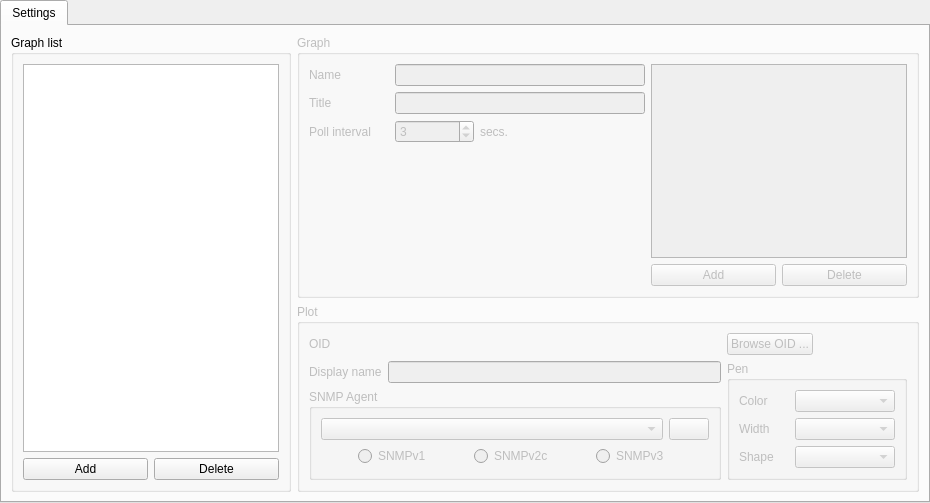
      <widget class="QWidget" name="GraphsTab">
       <attribute name="title">
        <string>Graphs</string>
       </attribute>
       <layout class="QGridLayout">
        <property name="leftMargin">
         <number>0</number>
        </property>
        <property name="topMargin">
         <number>0</number>
        </property>
        <property name="rightMargin">
         <number>0</number>
        </property>
        <property name="bottomMargin">
         <number>0</number>
        </property>
        <property name="spacing">
         <number>6</number>
        </property>
        <item row="0" column="0">
         <widget class="QTabWidget" name="GraphTab">
          <widget class="QWidget" name="SettingsTab">
           <attribute name="title">
            <string>Settings</string>
           </attribute>
           <layout class="QGridLayout">
            <item row="0" column="0">
             <widget class="QGroupBox" name="groupBox">
              <property name="title">
               <string>Graph list</string>
              </property>
              <layout class="QGridLayout">
               <item row="0" column="0" colspan="2">
                <widget class="QListWidget" name="GraphList"/>
               </item>
               <item row="1" column="0">
                <widget class="QPushButton" name="GraphAdd">
                 <property name="text">
                  <string>Add</string>
                 </property>
                </widget>
               </item>
               <item row="1" column="1">
                <widget class="QPushButton" name="GraphDelete">
                 <property name="text">
                  <string>Delete</string>
                 </property>
                </widget>
               </item>
              </layout>
             </widget>
            </item>
            <item row="0" column="1">
             <layout class="QVBoxLayout">
              <item>
               <widget class="QGroupBox" name="Graph">
                <property name="enabled">
                 <bool>false</bool>
                </property>
                <property name="sizePolicy">
                 <sizepolicy hsizetype="Preferred" vsizetype="Expanding">
                  <horstretch>0</horstretch>
                  <verstretch>0</verstretch>
                 </sizepolicy>
                </property>
                <property name="title">
                 <string>Graph</string>
                </property>
                <layout class="QGridLayout">
                 <item row="0" column="0">
                  <layout class="QGridLayout">
                   <item row="0" column="0">
                    <layout class="QVBoxLayout">
                     <item>
                      <layout class="QGridLayout">
                       <item row="0" column="0">
                        <widget class="QLabel" name="GraphNameL">
                         <property name="text">
                          <string>Name</string>
                         </property>
                        </widget>
                       </item>
                       <item row="0" column="1" colspan="3">
                        <widget class="QLineEdit" name="GraphName">
                         <property name="text">
                          <string/>
                         </property>
                        </widget>
                       </item>
                       <item row="1" column="0">
                        <widget class="QLabel" name="GraphTitleL">
                         <property name="text">
                          <string>Title</string>
                         </property>
                        </widget>
                       </item>
                       <item row="1" column="1" colspan="3">
                        <widget class="QLineEdit" name="GraphTitle">
                         <property name="sizePolicy">
                          <sizepolicy hsizetype="MinimumExpanding" vsizetype="Fixed">
                           <horstretch>0</horstretch>
                           <verstretch>0</verstretch>
                          </sizepolicy>
                         </property>
                         <property name="minimumSize">
                          <size>
                           <width>250</width>
                           <height>0</height>
                          </size>
                         </property>
                         <property name="text">
                          <string/>
                         </property>
                        </widget>
                       </item>
                       <item row="2" column="0">
                        <widget class="QLabel" name="GraphPollIntervalL">
                         <property name="text">
                          <string>Poll interval</string>
                         </property>
                        </widget>
                       </item>
                       <item row="2" column="1">
                        <widget class="QSpinBox" name="GraphPollInterval">
                         <property name="minimum">
                          <number>1</number>
                         </property>
                         <property name="maximum">
                          <number>1000</number>
                         </property>
                         <property name="value">
                          <number>3</number>
                         </property>
                        </widget>
                       </item>
                       <item row="2" column="2">
                        <widget class="QLabel" name="GraphPollIntervalL2">
                         <property name="text">
                          <string>secs.</string>
                         </property>
                        </widget>
                       </item>
                       <item row="2" column="3">
                        <spacer>
                         <property name="orientation">
                          <enum>Qt::Horizontal</enum>
                         </property>
                         <property name="sizeType">
                          <enum>QSizePolicy::Fixed</enum>
                         </property>
                         <property name="sizeHint" stdset="0">
                          <size>
                           <width>60</width>
                           <height>20</height>
                          </size>
                         </property>
                        </spacer>
                       </item>
                      </layout>
                     </item>
                     <item>
                      <spacer>
                       <property name="orientation">
                        <enum>Qt::Vertical</enum>
                       </property>
                       <property name="sizeHint" stdset="0">
                        <size>
                         <width>336</width>
                         <height>30</height>
                        </size>
                       </property>
                      </spacer>
                     </item>
                    </layout>
                   </item>
                   <item row="0" column="1" colspan="2">
                    <widget class="QListWidget" name="PlotList"/>
                   </item>
                   <item row="1" column="1">
                    <widget class="QPushButton" name="PlotAdd">
                     <property name="text">
                      <string>Add</string>
                     </property>
                    </widget>
                   </item>
                   <item row="1" column="2">
                    <widget class="QPushButton" name="PlotDelete">
                     <property name="text">
                      <string>Delete</string>
                     </property>
                    </widget>
                   </item>
                  </layout>
                 </item>
                </layout>
               </widget>
              </item>
              <item>
               <widget class="QGroupBox" name="Plot">
                <property name="enabled">
                 <bool>false</bool>
                </property>
                <property name="sizePolicy">
                 <sizepolicy hsizetype="Preferred" vsizetype="Preferred">
                  <horstretch>0</horstretch>
                  <verstretch>0</verstretch>
                 </sizepolicy>
                </property>
                <property name="title">
                 <string>Plot</string>
                </property>
                <layout class="QGridLayout">
                 <item row="0" column="0">
                  <widget class="QLabel" name="PlotObjectL">
                   <property name="text">
                    <string>OID</string>
                   </property>
                  </widget>
                 </item>
                 <item row="0" column="1">
                  <widget class="QLabel" name="PlotObject">
                   <property name="sizePolicy">
                    <sizepolicy hsizetype="Expanding" vsizetype="Preferred">
                     <horstretch>0</horstretch>
                     <verstretch>0</verstretch>
                    </sizepolicy>
                   </property>
                   <property name="text">
                    <string/>
                   </property>
                  </widget>
                 </item>
                 <item row="0" column="2">
                  <widget class="QPushButton" name="PlotBrowseOID">
                   <property name="sizePolicy">
                    <sizepolicy hsizetype="Fixed" vsizetype="Fixed">
                     <horstretch>0</horstretch>
                     <verstretch>0</verstretch>
                    </sizepolicy>
                   </property>
                   <property name="text">
                    <string>Browse OID ...</string>
                   </property>
                  </widget>
                 </item>
                 <item row="1" column="0">
                  <widget class="QLabel" name="PlotDisplayNameL">
                   <property name="text">
                    <string>Display name</string>
                   </property>
                  </widget>
                 </item>
                 <item row="1" column="1">
                  <widget class="QLineEdit" name="PlotDisplayName"/>
                 </item>
                 <item row="1" column="2" rowspan="2">
                  <widget class="QGroupBox" name="groupBox">
                   <property name="sizePolicy">
                    <sizepolicy hsizetype="Minimum" vsizetype="Preferred">
                     <horstretch>0</horstretch>
                     <verstretch>0</verstretch>
                    </sizepolicy>
                   </property>
                   <property name="minimumSize">
                    <size>
                     <width>180</width>
                     <height>0</height>
                    </size>
                   </property>
                   <property name="title">
                    <string>Pen</string>
                   </property>
                   <layout class="QGridLayout">
                    <item row="0" column="0">
                     <widget class="QLabel" name="PlotColorL">
                      <property name="text">
                       <string>Color</string>
                      </property>
                     </widget>
                    </item>
                    <item row="0" column="1" colspan="2">
                     <widget class="QColorComboBox" name="PlotColor"/>
                    </item>
                    <item row="1" column="0">
                     <widget class="QLabel" name="PlotWidthL">
                      <property name="text">
                       <string>Width</string>
                      </property>
                     </widget>
                    </item>
                    <item row="1" column="1" colspan="2">
                     <widget class="QPenWidthComboBox" name="PlotWidth"/>
                    </item>
                    <item row="2" column="0">
                     <widget class="QLabel" name="PlotShapeL">
                      <property name="text">
                       <string>Shape</string>
                      </property>
                     </widget>
                    </item>
                    <item row="2" column="1" colspan="2">
                     <widget class="QPenStyleComboBox" name="PlotShape">
                      <property name="sizePolicy">
                       <sizepolicy hsizetype="Preferred" vsizetype="Fixed">
                        <horstretch>0</horstretch>
                        <verstretch>0</verstretch>
                       </sizepolicy>
                      </property>
                     </widget>
                    </item>
                   </layout>
                  </widget>
                 </item>
                 <item row="2" column="0" colspan="2">
                  <widget class="QGroupBox" name="PlotAgentProperties">
                   <property name="title">
                    <string>SNMP Agent</string>
                   </property>
                   <layout class="QVBoxLayout">
                    <item>
                     <layout class="QHBoxLayout">
                      <item>
                       <widget class="QComboBox" name="PlotAgentProfile">
                        <property name="sizePolicy">
                         <sizepolicy hsizetype="Expanding" vsizetype="Fixed">
                          <horstretch>0</horstretch>
                          <verstretch>0</verstretch>
                         </sizepolicy>
                        </property>
                       </widget>
                      </item>
                      <item>
                       <widget class="QPushButton" name="PlotAgentSettings">
                        <property name="sizePolicy">
                         <sizepolicy hsizetype="Fixed" vsizetype="Fixed">
                          <horstretch>0</horstretch>
                          <verstretch>0</verstretch>
                         </sizepolicy>
                        </property>
                        <property name="text">
                         <string/>
                        </property>
                        <property name="icon">
                         <iconset resource="snmpb.qrc">
                          <normaloff>:/images/agentsettings.png</normaloff>:/images/agentsettings.png</iconset>
                        </property>
                       </widget>
                      </item>
                     </layout>
                    </item>
                    <item>
                     <layout class="QHBoxLayout">
                      <item>
                       <widget class="QRadioButton" name="PlotAgentProtoV1">
                        <property name="sizePolicy">
                         <sizepolicy hsizetype="Fixed" vsizetype="Fixed">
                          <horstretch>0</horstretch>
                          <verstretch>0</verstretch>
                         </sizepolicy>
                        </property>
                        <property name="text">
                         <string>SNMPv1</string>
                        </property>
                        <property name="autoRepeat">
                         <bool>false</bool>
                        </property>
                       </widget>
                      </item>
                      <item>
                       <widget class="QRadioButton" name="PlotAgentProtoV2">
                        <property name="sizePolicy">
                         <sizepolicy hsizetype="Fixed" vsizetype="Fixed">
                          <horstretch>0</horstretch>
                          <verstretch>0</verstretch>
                         </sizepolicy>
                        </property>
                        <property name="text">
                         <string>SNMPv2c</string>
                        </property>
                       </widget>
                      </item>
                      <item>
                       <widget class="QRadioButton" name="PlotAgentProtoV3">
                        <property name="sizePolicy">
                         <sizepolicy hsizetype="Fixed" vsizetype="Fixed">
                          <horstretch>0</horstretch>
                          <verstretch>0</verstretch>
                         </sizepolicy>
                        </property>
                        <property name="text">
                         <string>SNMPv3</string>
                        </property>
                       </widget>
                      </item>
                     </layout>
                    </item>
                   </layout>
                  </widget>
                 </item>
                </layout>
               </widget>
              </item>
             </layout>
            </item>
           </layout>
          </widget>
         </widget>
        </item>
       </layout>
      </widget>
